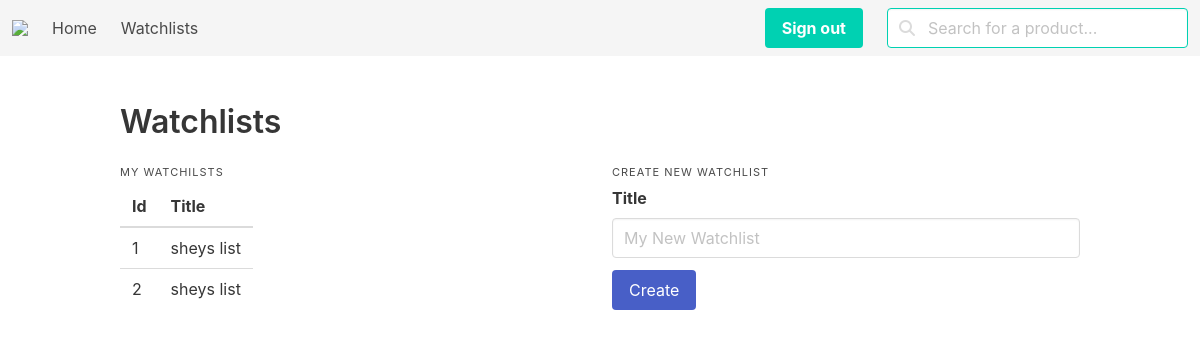
Before: /watchlists/ (signed in) with the older database file.
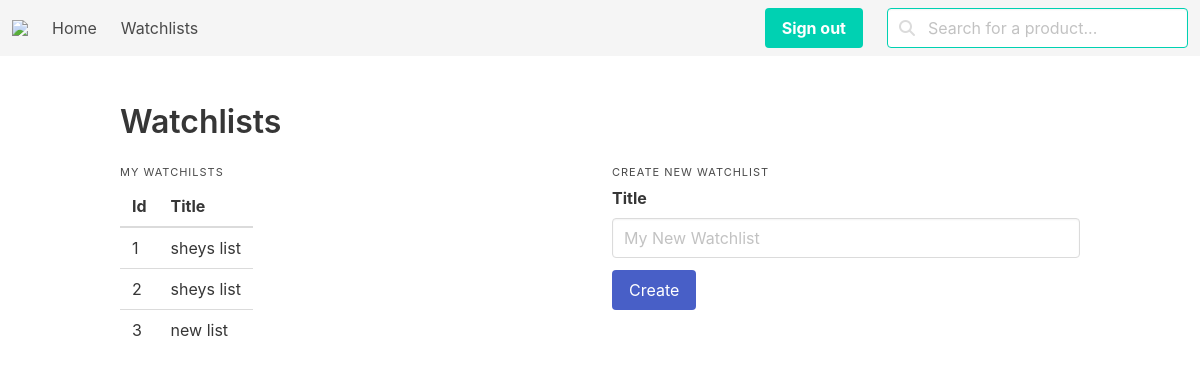
After: the same page with the newer database file.
### core/models.py (models this page shows, shortened)
class Watchlist(models.Model):
    id = models.AutoField(primary_key=True)
    title = models.CharField(max_length=100, default="New Watchlist")
    owner = models.ForeignKey(User, on_delete=models.DO_NOTHING)
    products = models.ManyToManyField(Product)

### core/views.py (the view)
# urls.py: path('watchlists/', views.WatchlistsView.as_view(), name = 'watchlists'),
class WatchlistsView(View):
    model = Watchlist
    template_name = 'watchlists.html'
    def get(self, request):
        user = request.user
        if user.is_anonymous: watchlists = []
        else:
            user_instance = User.objects.get(username=user.username)
            print(type(user_instance))
            watchlists = Watchlist.objects.filter(owner=user_instance)
        return render(request, self.template_name, {'watchlists': watchlists})

### core/templates/watchlists.html (shortened to what this page needs)
{% extends 'bases/base_page.html' %}
{% block content %}
<div class="block">
    <h1 class="title">Watchlists</h1>
</div>
<div class="block">
    <div class="columns is-centered">
        <div class="column two-thirds">
            <h2 class="heading">My Watchilsts</h2>
            {% if watchlists|length > 0 %}
            <table class="table">
                <thead>
                    <tr>
                        <th>Id</th>
                        <th>Title</th>
                    </tr>
                </thead>
                <tbody>
                    {% for watchlist in watchlists %}
                    <tr>
                        <td>{{ watchlist.id }}</td>
                        <td>{{ watchlist.title }}</td>
                    </tr>
                    {% endfor %}
                </tbody>
            </table>
            {% else %}
            <p class="mt-6 is-flex is-justify-content-center">You have no watchlists... 😐</p>
            {% endif %}
        </div>
        <div class="column one-third">
            <h2 class="heading">Create New Watchlist</h2>
            <div class="block">
                <form id="create-watchlist-form" method="POST">
                    <div class="field">
                        <label class="label">Title</label>
                        <div class="control">
                            <input name="watchlist_title" class="input" type="text" placeholder="My New Watchlist">
                        </div>
                    </div>
                    <div class="field is-grouped">
                        <div class="control">
                            <button class="button is-link is-primary">Create</button>
                        </div>
                    </div>
                </form>
            </div>
        </div>
    </div>
</div>
</div>
{% endblock content %}

### core/templates/bases/base_page.html (shortened to what this page needs)
{% include 'bases/base.html' %}
{% block body %}
{% include 'components/navbar.html'%}
<section class="section">
    <div class="container">
        {% block content %}
        {% endblock content %}
</section>
{% endblock body %}

### core/templates/bases/base.html (shortened to what this page needs)
{% load static %}
<!DOCTYPE html>
<html>
	<head>
		<link rel="stylesheet" href="https://cdn.jsdelivr.net/npm/bulma@0.9.4/css/bulma-rtl.min.css">
	</head>
<body>
</body>
</html>

### core/templates/components/navbar.html (shortened to what this page needs)
{% load static %}
<nav class="navbar is-light is-transparent" role="navigation" aria-label="main navigation">
    <div class="navbar-brand">
        <a class="navbar-item" href="#">
            <img src="https://em-content.zobj.net/thumbs/240/apple/354/shopping-cart_1f6d2.png">
        </a>
    </div>
    <div id="navMenuMain" class="navbar-menu ">
        <div class="navbar-end">
            <a href="/" class="navbar-item">Home</a>
            <a href="/watchlists" class="navbar-item">Watchlists</a>
        </div>
        <div class="navbar-start">
            <div class="navbar-item">
                <div class="buttons">
                    <a class="button is-primary" type="button" href="/signout"><strong>Sign out</strong></a>
                </div>
            </div>
            <div class="is-flex navbar-item">
                {% include 'components/product_searchbar.html' %}
            </div>
        </div>
    </div>
</nav>

### core/templates/components/product_searchbar.html (shortened to what this page needs)
<form action="{% url 'search' %}" method="get">
    <div class="field">
        <p class="control has-icons-left">
            <input id="searchbar" class="input is-primary" name="q" type="text" placeholder="Search for a product...">
            <span class="icon is-small is-left">
            </span>
        </p>
    </div>
</form>

Changed rows visible on the page:
added Watchlist: id "3", title "new list"
